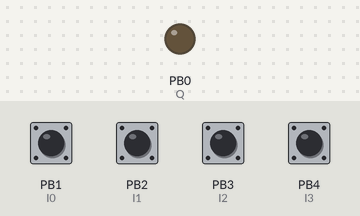
Recording of a sketch running on a simulated ATtiny85, built with avr-gcc and run on an emulated ATtiny85. Parts: output pins drawn as LEDs (lit = HIGH). Inputs (shaded band) come from the test bench; at power-on: PB1 (I0), PB2 (I1), PB3 (I2), PB4 (I3) HIGH.

Above: at 1.2 s.
1.3 s: PB1 (I0) pulled LOW for 0.15 s
At 1.37 s:
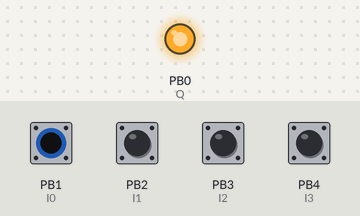
Timing chart, 0 to 4.3 s (numbered marks = the images above; inputs shaded):
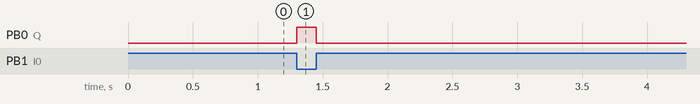

Measured:
- after the input at 1.3 s, PB0 (Q): LOW → HIGH at once, → LOW 0.15 s later

The sketch:

Four_Input_NAND_Gate.ino
```cpp
#define Q 0
#define I0 1
#define I1 2
#define I2 3
#define I3 4

void setup()
{
  pinMode(Q, OUTPUT);
  pinMode(I0, INPUT_PULLUP);
  pinMode(I1, INPUT_PULLUP);
  pinMode(I2, INPUT_PULLUP);
  pinMode(I3, INPUT_PULLUP);
}

void loop()
{
  digitalWrite(Q, !(digitalRead(I0) & digitalRead(I1) & digitalRead(I2) & digitalRead(I3)));

}
```
